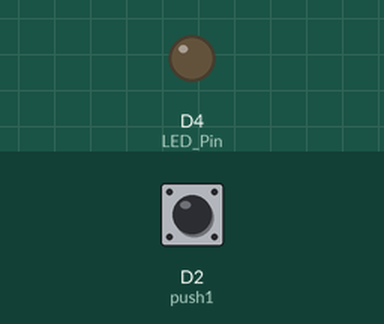
The sketch below on a simulated ESP8266 (NodeMCU). Parts: output pins drawn as LEDs (lit = HIGH). The test bench sets the inputs (shaded band); at power-on: D2 (push1) HIGH.

Above: at 1.2 s.
1.3 s: D2 (push1) pulled LOW for 0.15 s
At 1.37 s:
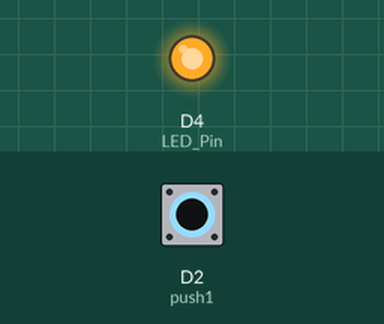
2.9 s: D2 (push1) pulled LOW for 3.2 s
At 7.0 s:
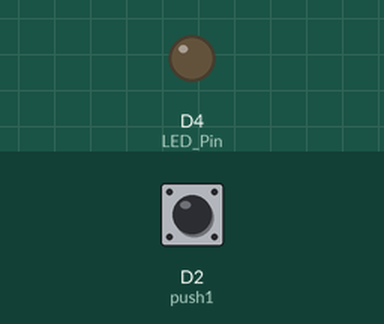
Timing chart, 0 to 8.5 s (numbered marks = the images above; inputs shaded):
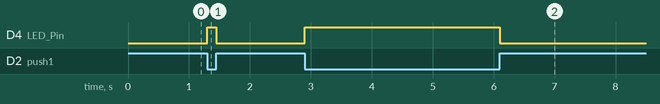

The sketch:

NODE_MCU_BUTTON_LED.ino
```cpp
uint8_t LED_Pin = D4;       // declare LED pin on NodeMCU Dev Kit
uint8_t push1 = D2;

int buttonState1 = 0;
void setup() {
	pinMode(LED_Pin, OUTPUT);   // Initialize the LED pin as an output
  pinMode(push1, INPUT);
}

void loop() {
  buttonState1 = digitalRead(push1);

  if (buttonState1 == LOW) {
    // turn LED on:
    digitalWrite(LED_Pin, HIGH);
  } else {
    // turn LED off:
    digitalWrite(LED_Pin, LOW);
  }

}
```

Measured:
- after the input at 1.3 s, D4 (LED_Pin): LOW → HIGH at once, → LOW 0.15 s later
- after the input at 2.9 s, D4 (LED_Pin): LOW → HIGH at once, → LOW 3.2 s later
